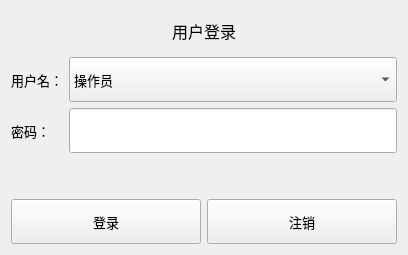
<?xml version="1.0" encoding="UTF-8"?>
<ui version="4.0">
 <class>UserDlg</class>
 <widget class="QFrame" name="UserDlg">
  <property name="geometry">
   <rect>
    <x>0</x>
    <y>0</y>
    <width>408</width>
    <height>255</height>
   </rect>
  </property>
  <property name="font">
   <font>
    <pointsize>10</pointsize>
   </font>
  </property>
  <property name="focusPolicy">
   <enum>Qt::StrongFocus</enum>
  </property>
  <property name="windowTitle">
   <string>Login</string>
  </property>
  <property name="frameShape">
   <enum>QFrame::NoFrame</enum>
  </property>
  <property name="frameShadow">
   <enum>QFrame::Raised</enum>
  </property>
  <layout class="QGridLayout" name="gridLayout">
   <item row="1" column="0">
    <widget class="QLabel" name="lbUser">
     <property name="styleSheet">
      <string notr="true">font: 10pt &quot;Sans Serif&quot;;</string>
     </property>
     <property name="text">
      <string>用户名：</string>
     </property>
    </widget>
   </item>
   <item row="1" column="1">
    <widget class="QComboBox" name="cbUser">
     <property name="sizePolicy">
      <sizepolicy hsizetype="Preferred" vsizetype="Fixed">
       <horstretch>0</horstretch>
       <verstretch>0</verstretch>
      </sizepolicy>
     </property>
     <property name="minimumSize">
      <size>
       <width>0</width>
       <height>45</height>
      </size>
     </property>
     <property name="styleSheet">
      <string notr="true">font: 10pt &quot;Sans Serif&quot;;</string>
     </property>
     <item>
      <property name="text">
       <string>操作员</string>
      </property>
     </item>
     <item>
      <property name="text">
       <string>管理员</string>
      </property>
     </item>
    </widget>
   </item>
   <item row="2" column="0">
    <widget class="QLabel" name="lbPassword">
     <property name="styleSheet">
      <string notr="true">font: 10pt &quot;Sans Serif&quot;;</string>
     </property>
     <property name="text">
      <string>密码：</string>
     </property>
    </widget>
   </item>
   <item row="2" column="1">
    <widget class="QLineEdit" name="lePassword">
     <property name="sizePolicy">
      <sizepolicy hsizetype="Expanding" vsizetype="Fixed">
       <horstretch>0</horstretch>
       <verstretch>0</verstretch>
      </sizepolicy>
     </property>
     <property name="minimumSize">
      <size>
       <width>0</width>
       <height>45</height>
      </size>
     </property>
     <property name="focusPolicy">
      <enum>Qt::StrongFocus</enum>
     </property>
     <property name="styleSheet">
      <string notr="true">font: 10pt &quot;Sans Serif&quot;;</string>
     </property>
     <property name="echoMode">
      <enum>QLineEdit::Password</enum>
     </property>
    </widget>
   </item>
   <item row="3" column="1">
    <spacer name="verticalSpacer">
     <property name="orientation">
      <enum>Qt::Vertical</enum>
     </property>
     <property name="sizeType">
      <enum>QSizePolicy::Fixed</enum>
     </property>
     <property name="sizeHint" stdset="0">
      <size>
       <width>20</width>
       <height>40</height>
      </size>
     </property>
    </spacer>
   </item>
   <item row="4" column="0" colspan="2">
    <layout class="QHBoxLayout" name="horizontalLayout">
     <item>
      <widget class="QPushButton" name="pbLogin">
       <property name="minimumSize">
        <size>
         <width>0</width>
         <height>45</height>
        </size>
       </property>
       <property name="focusPolicy">
        <enum>Qt::NoFocus</enum>
       </property>
       <property name="styleSheet">
        <string notr="true">font: 10pt &quot;Sans Serif&quot;;</string>
       </property>
       <property name="text">
        <string>登录</string>
       </property>
      </widget>
     </item>
     <item>
      <widget class="QPushButton" name="pbLogout">
       <property name="minimumSize">
        <size>
         <width>0</width>
         <height>45</height>
        </size>
       </property>
       <property name="styleSheet">
        <string notr="true">font: 10pt &quot;Sans Serif&quot;;</string>
       </property>
       <property name="text">
        <string>注销</string>
       </property>
      </widget>
     </item>
    </layout>
   </item>
   <item row="0" column="0" colspan="2">
    <widget class="QLabel" name="lbInfo">
     <property name="font">
      <font>
       <family>Sans Serif</family>
       <pointsize>12</pointsize>
       <weight>50</weight>
       <italic>false</italic>
       <bold>false</bold>
      </font>
     </property>
     <property name="styleSheet">
      <string notr="true">font: 12pt &quot;Sans Serif&quot;;</string>
     </property>
     <property name="text">
      <string>用户登录</string>
     </property>
     <property name="alignment">
      <set>Qt::AlignCenter</set>
     </property>
    </widget>
   </item>
  </layout>
  <zorder>lbInfo</zorder>
  <zorder>lbUser</zorder>
  <zorder>cbUser</zorder>
  <zorder>lbPassword</zorder>
  <zorder>lePassword</zorder>
  <zorder></zorder>
  <zorder>verticalSpacer</zorder>
 </widget>
 <resources/>
 <connections/>
</ui>
